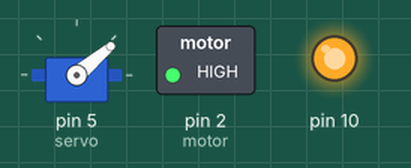
A sketch run on a simulated Arduino Uno, built with avr-gcc and run on an emulated ATmega328P. Shown: servo, switched loads named in the sketch (green lamp = pin HIGH), output pins drawn as LEDs (lit = HIGH). Dashed ring = blinking. What the sketch prints to the serial monitor is not drawn.

Above: at 5.05 s.
At 5.3 s:
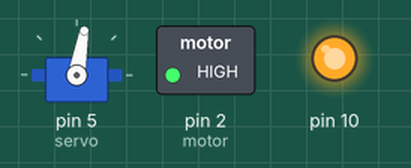
Timing chart, 0 to 8.0 s (numbered marks = the images above):
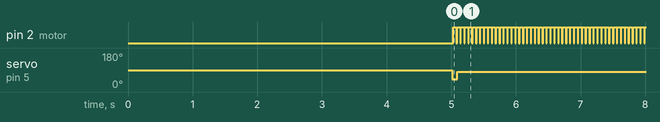

Measured:
- by itself, pin 2 (motor): alternates HIGH for 0.05 s and LOW for 0.01 s
- by itself, servo on pin 5 (servo): 90° → 40° at 5.0 s, → 80° 0.08 s later

The sketch:

coldrun2.ino
```cpp
int side = 0;
int motor = 2;
int width = 0;
int angle = 40;

#include <Pixy2.h>
#include <Servo.h>

Pixy2 pixy;
Servo servo;

void setup() {
  pinMode(motor, OUTPUT);
  servo.attach(5);
  Serial.begin(9600);
  pixy.init();
}

void loop() {
  servo.write(angle);
          int i;
    pixy.ccc.getBlocks();
    width = pixy.ccc.blocks[i].m_x;
    analogWrite(motor, 175);
    delay(50);
   analogWrite(motor, 0);
    if (pixy.ccc.numBlocks){
               if(width < 145){
    Serial.println("left");
    angle = 80;
   }
    if(width > 145){
      Serial.println("right");
      angle = 50;
    }
}
    else{
      angle = 80;
    }

      /*
      if(pixy.ccc.blocks[i].m_signature != 1 && pixy.ccc.blocks[i].m_x < 158){
        side = 1;
      }
      if(pixy.ccc.blocks[i].m_signature != 1 && pixy.ccc.blocks[i].m_x > 158){
        side = 2;
      }
      if(pixy.ccc.blocks[i].m_signature != 1 && pixy.ccc.blocks[i].m_x > 158 && side == 1){
        side = 0;
      }
      if(pixy.ccc.blocks[i].m_signature != 1 && pixy.ccc.blocks[i].m_x < 158 && side == 2){
        side = 0;
      }

      if(side == 0){
         if(width < 156){
    Serial.println("left");
    angle = 80;
   }
    if(width > 156){
      Serial.println("right");
      angle = 54;
    }
}
    else{
      angle = 80;
    }
      }

      if(side == 1){
        width = width-30;
   angle = map(width, 0, 316, 80, 42);
      }
      if(side == 2){
        width = width+30;
   angle = map(width, 0, 316, 80, 42);
      }
      */
delay(10);
}
```
